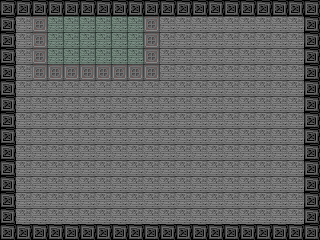

This game map was drawn from its Tiled (.tmx) file and the tilesets committed beside it. A one-line description and the trimmed map source follow:
An orthogonal 20x15 tile map with 16x16 px tiles, 1 tile layer (Tile Layer 1) and 5 objects.

<map version="1.0" orientation="orthogonal" width="20" height="15" tilewidth="16" tileheight="16">
 <tileset firstgid="1" name="Tiles" tilewidth="16" tileheight="16">
  <image source="tiles.png" width="176" height="80" />
 </tileset>
 <layer name="Tile Layer 1" width="20" height="15">
  <data>[300 cells, 300 non-empty, 4 distinct tile ids]</data>
 </layer>
 <objectgroup name="Objects" width="20" height="15" visible="0">
  <object x="0" y="0" width="320" height="16" />
  <object x="0" y="16" width="16" height="224" />
  <object x="16" y="224" width="192" height="16" />
  <object x="256" y="224" width="64" height="16" />
  <object x="304" y="16" width="16" height="208" />
 </objectgroup>
</map>
